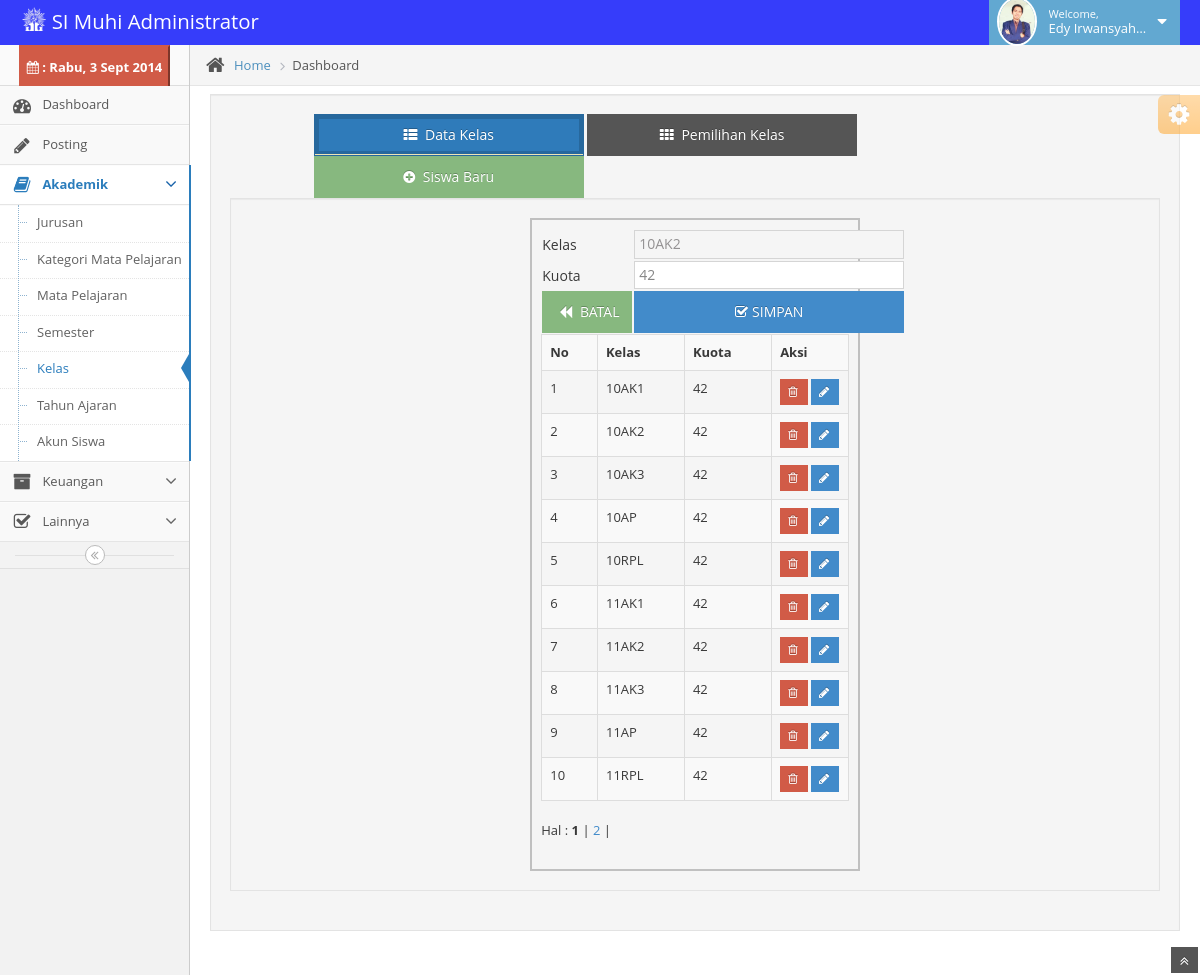
Page /dadm/dashbord/index.php?content=kelas&id=10AK2&edit=1 (signed in) on the committed database.
### tables this page shows
CREATE TABLE IF NOT EXISTS `dafkelas` (
  `IdKelas` varchar(15) NOT NULL,
  `kuota` int(4) NOT NULL,
  PRIMARY KEY (`IdKelas`)
);

### dadm/dashbord/staff/ldafkelas.php (the view, shortened to what this page needs)
<?php
if ((!isset($_SESSION["id"]))and(!isset($_SESSION["hak"]))) {
    header("location:index.php");
} elseif ((isset($_SESSION["id"]))and(($_SESSION["hak"])==1)) {
    ?>
<table width="100%" class="table table-bordered table-striped">
    <tr>
        <td><strong>No</strong></td>
        <td><strong>Kelas</strong></td>
        <td><strong>Kuota</strong></td>
        <td width="25%"><strong>Aksi</strong></td>
    </tr>
    <?php
    $p      = new Paging;
    $batas  = 10;
    $posisi = $p->cariPosisi($batas);
    $qsnik="select * from dafkelas order by IdKelas asc limit $posisi,$batas";
    $hasil=mysql_query($qsnik);
    $no=$posisi+1;
    while($row=mysql_fetch_array($hasil))
    {
        $t=$row['IdKelas'];
        echo"<tr><td>$no</font></td>".
            "<td>$row[IdKelas]</td>".
            "<td>$row[kuota]</td>";?>
            <td width="10%"><a href="#" onclick="hapus('<?php echo $t?>')" class="btn btn-xs btn-danger" title="Hapus"><i class='icon-trash'></i></a>
        <?php
        echo"<a href='?content=kelas&id=$row[IdKelas]&edit=1' class='btn btn-xs btn-primary' title='Edit'><i class='icon-pencil'></i></a> </td></tr>";
        $no=$no+1;
    }
    ?>
</table>
<?php
    $jmldata = mysql_num_rows(mysql_query("select * from dafkelas order by IdKelas asc"));
    $jmlhalaman  = $p->jumlahHalaman($jmldata, $batas);
    $linkHalaman = $p->navHalaman($_GET[halaman], $jmlhalaman);
    echo "<div id=paging>Hal : $linkHalaman</div><br>";
}else {
    header("location:../index.php");
}
?>

### dadm/dashbord/staff/kelas.php (shortened to what this page needs)
<?php
if ((!isset($_SESSION["id"]))and(!isset($_SESSION["hak"]))) {
    header("location:index.php");
} elseif ((isset($_SESSION["id"]))and(($_SESSION["hak"])==1)) {
    ?>
<link rel="stylesheet" href="assets/css/chosen.css" xmlns="http://www.w3.org/1999/html"/>
<div class="sidebar" id="sidebar">
    <div class="sidebar-shortcuts" id="sidebar-shortcuts">
        <div class="sidebar-shortcuts-large" id="sidebar-shortcuts-large">
            <button class="btn-danger"><?php include("hari.php");?></button>
        </div>
    </div>
    <ul class="nav nav-list">
        <li>
            <a href="?content=dashboard">
                <i class="icon-dashboard"></i>
                <span class="menu-text"> Dashboard </span>
            </a>
        </li>
        <li>
            <a href="?content=editor">
                <i class="icon-pencil"></i>
                <span class="menu-text"> Posting </span>
            </a>
        </li>
        <li class="active open">
            <a href="#" class="dropdown-toggle ">
                <i class="icon-book"></i>
                <span class="menu-text"> Akademik</span>
                <b class="arrow icon-angle-down"></b>
            </a>
            <ul class="submenu">
                <li>
                    <a href="?content=jurusan">
                        Jurusan
                    </a>
                </li>
                <li>
                    <a href="?content=kmp">
                        Kategori Mata Pelajaran
                    </a>
                </li>
                <li>
                    <a href="?content=mapel">
                        Mata Pelajaran
                    </a>
                </li>
                <li>
                    <a href="?content=semester">
                        Semester
                    </a>
                </li>
                <li class="active">
                    <a href="?content=kelas">
                        Kelas
                    </a>
                </li>
                <li>
                    <a href="?content=ta">
                        Tahun Ajaran
                    </a>
                </li>
                <li>
                    <a href="?content=aksiswa">
                        Akun Siswa
                    </a>
                </li>
            </ul>
        </li>
        <li>
            <a href="#" class="dropdown-toggle">
                <i class="icon-archive"></i>
                <span class="menu-text"> Keuangan</span>
                <b class="arrow icon-angle-down"></b>
            </a>
        </li>
        <li>
            <a href="#" class="dropdown-toggle">
                <i class="icon-check"></i>
                <span class="menu-text"> Lainnya</span>
                <b class="arrow icon-angle-down"></b>
            </a>
        </li>
    </ul>
    <div class="sidebar-collapse" id="sidebar-collapse">
        <i class="icon-double-angle-left" data-icon1="icon-double-angle-left" data-icon2="icon-double-angle-right"></i>
    </div>
</div>
<div class="main-content">
    <div class="breadcrumbs" id="breadcrumbs">
        <ul class="breadcrumb">
            <li>
                <i class="icon-home home-icon"></i>
                <a href="#">Home</a>
            </li>
            <li class="active">Dashboard</li>
        </ul>
    </div>
    <div class="page-content">
        <div class="container-fluid">
            <div class="row-fluid well">
            <?php switch($_GET['mod']){
                default:
            ?>
            <div class="control-group" style="margin:auto;border: 0px solid red;width: 82%">
            <a href="?content=kelas" class="btn btn-primary input-xlarge active"><i class="icon-th-list"></i> Data Kelas</a>
            <a href="?content=kelas&mod=pk" class="btn btn-inverse input-xlarge"><i class="icon-th"></i> Pemilihan Kelas</a>
            <a href="?content=kelas&mod=new" class="btn btn-success input-xlarge"><i class="icon-plus-sign"></i> Siswa Baru</a>
            </div>
                <?php
            if($ak=$_GET['edit']!='1'){
                ?>
                <form method="post" action="../dashbord/staff/indafkelas.php" enctype="multipart/form-data">
                    <div class="well">
                        <div style="margin: auto;width:37%;padding:1%;border: 2px solid #c0c0c0">
                            <table>
                                <tr>
                                    <div class="control-group">
                                        <div class="control">
                                            <td width="28%"><label>Kelas</label></td><td><input type="text" name="idkelas" class="input-xlarge" placeholder="Harap diisi.."/></td>
                                        </div>
                                    </div>
                                </tr>
                                <tr>
                                    <div class="control-group">
                                        <div class="control">
                                            <td width="5%"><label>Kuota</label></td><td><input type="text" name="kuota" class="input-xlarge" placeholder="Harap diisi.."/></td>
                                        </div>
                                    </div>
                                </tr>
                                <tr>
                                    <div class="control-group">
                                        <div class="control">
                                            <td></td>
                                            <td>
                                                <button type="submit" class="btn btn-primary input-xlarge pull-right"><i class="icon-check"></i>SIMPAN</button>
                                            </td>
                                        </div>
                                    </div>
                                </tr>
                        </div>
                    </div>
                    </table>
                </form>
                <?php
            }
            else
            {
                $id=$_GET["id"];
                $qprof="select * from dafkelas where idkelas='$id'";
                $hslpro=mysql_query($qprof);
                $rowpro=mysql_fetch_array($hslpro);
                ?>
                <form method="post" action="../dashbord/staff/edafkelas.php" enctype="multipart/form-data">
                    <div class="well">
                        <div style="margin: auto;width:37%;padding:1%;border: 2px solid #c0c0c0">
                            <table>
                                    <div class="control-group">
                                        <div class="control">
                                            <td width="28%"><label>Kelas</label></td><td><input type="text" name="idkelas" class="input-xlarge" value="<?php echo $rowpro['IdKelas']?>" placeholder="Harap diisi.." readonly="true"/></td>
                                        </div>
                                    </div>
                                <tr>
                                    <div class="control-group">
                                        <div class="control">
                                            <td><label>Kuota</label></td><td><input type="text" name="kuota" class="input-xlarge" placeholder="Harap diisi.." value="<?php echo $rowpro['kuota'];?>"/></td>
                                        </div>
                                    </div>
                                </tr>
                                <tr>
                                    <div class="control-group">
                                        <div class="control">
                                            <td><a href="?content=kelas" class="btn btn-success input-small"><i class="icon-backward"></i> BATAL</a></td>
                                            <td>
                                                <button type="submit" class="btn btn-primary input-xlarge pull-right"><i class="icon-check"></i>SIMPAN</button>
                                            </td>
                                        </div>
                                    </div>
                                </tr>
                        </div>
                    </div>
                </form>
                <?php
            }
            ?>
            <?php
            include"ldafkelas.php";
            break;
            ?>
             <?php include "ldtkelas.php";
            }?>
            </div>
        </div>
    </div>
</div>
<?php
}else {
    header("location:../index.php");
}
?>

### rows in the picture
dafkelas: idkelas "10AK2", kuota "42", IdKelas "10AK2"
dafkelas: IdKelas "10AK1", kuota "42"
dafkelas: IdKelas "10AK3", kuota "42"
dafkelas: IdKelas "10AP", kuota "42"
dafkelas: IdKelas "10RPL", kuota "42"
dafkelas: IdKelas "11AK1", kuota "42"
dafkelas: IdKelas "11AK2", kuota "42"
dafkelas: IdKelas "11AK3", kuota "42"
dafkelas: IdKelas "11AP", kuota "42"
dafkelas: IdKelas "11RPL", kuota "42"

### other values in the picture
$rowpro['nama'] "Edy Irwansyah…"
